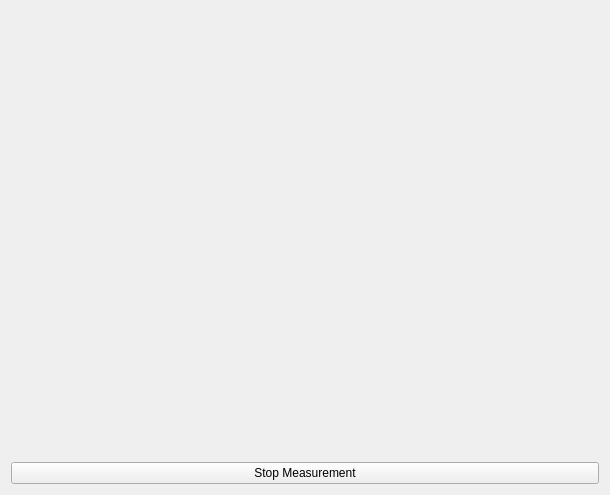
<?xml version="1.0" encoding="UTF-8"?>
<ui version="4.0">
 <class>Plotter</class>
 <widget class="QWidget" name="Plotter">
  <property name="geometry">
   <rect>
    <x>0</x>
    <y>0</y>
    <width>610</width>
    <height>495</height>
   </rect>
  </property>
  <property name="windowTitle">
   <string>Form</string>
  </property>
  <layout class="QGridLayout" name="gridLayout">
   <item row="0" column="0">
    <widget class="QCustomPlot" name="customPlot" native="true">
     <property name="minimumSize">
      <size>
       <width>500</width>
       <height>400</height>
      </size>
     </property>
    </widget>
   </item>
   <item row="1" column="0">
    <widget class="QPushButton" name="stopMeasurementButton">
     <property name="text">
      <string>Stop Measurement</string>
     </property>
    </widget>
   </item>
   <item row="1" column="1">
    <spacer name="horizontalSpacer">
     <property name="orientation">
      <enum>Qt::Horizontal</enum>
     </property>
     <property name="sizeType">
      <enum>QSizePolicy::Minimum</enum>
     </property>
     <property name="sizeHint" stdset="0">
      <size>
       <width>0</width>
       <height>0</height>
      </size>
     </property>
    </spacer>
   </item>
  </layout>
 </widget>
 <customwidgets>
  <customwidget>
   <class>QCustomPlot</class>
   <extends>QWidget</extends>
   <header>qcustomplot.h</header>
   <container>1</container>
  </customwidget>
 </customwidgets>
 <resources/>
 <connections/>
</ui>
